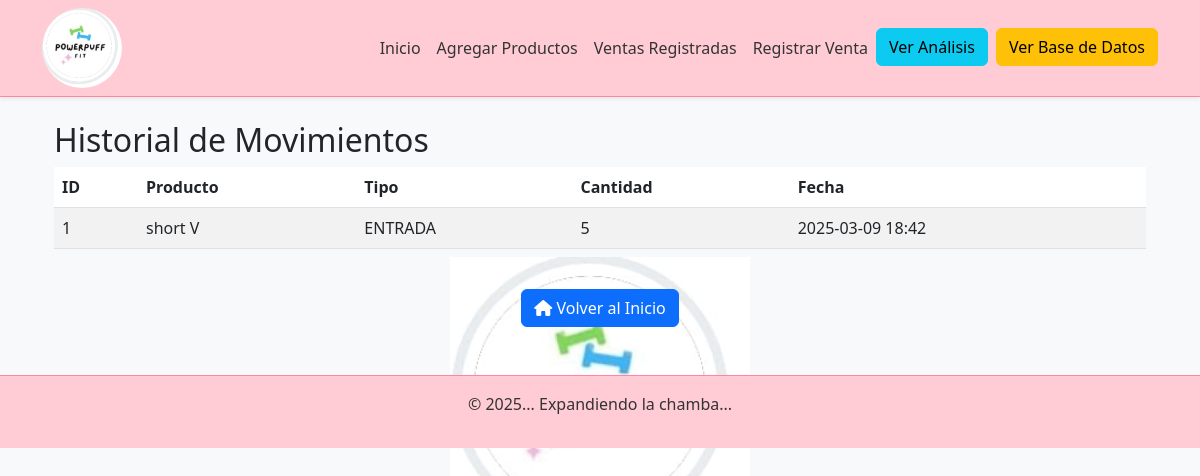
Page /movimientos on the committed database.
### app/models.py (models this page shows, shortened)
class MovimientoInventario(db.Model):
    __tablename__ = 'movimientos_inventario'
    id = db.Column(db.Integer, primary_key=True)
    producto_id = db.Column(db.Integer, db.ForeignKey('producto.id'), nullable=False)  # Clave foránea
    tipo = db.Column(db.Enum('ENTRADA', 'SALIDA', name='tipomovimiento'), nullable=False)
    cantidad = db.Column(db.Integer, nullable=False)
    fecha = db.Column(db.DateTime, default=datetime.utcnow)
    producto = db.relationship('Producto', back_populates='movimientos')  # Relación con Producto

class Producto(db.Model):
    __tablename__ = 'producto'
    id = db.Column(db.Integer, primary_key=True)
    nombre = db.Column(db.String(100), nullable=False)
    descripcion = db.Column(db.String(200))
    precio = db.Column(db.Float, nullable=False)
    cantidad = db.Column(db.Integer, nullable=False)
    categoria = db.Column(db.String(50), nullable=False)
    activo = db.Column(db.Boolean, default=True)
    fecha_registro = db.Column(db.DateTime, default=datetime.utcnow)
    movimientos = db.relationship('MovimientoInventario', back_populates='producto', cascade="all, delete-orphan")
    ventas = db.relationship('VentaProducto', back_populates='producto', cascade="all, delete-orphan")  # <-- Agregar esta línea

### app/routes.py (the view)
@routes.route('/movimientos')
def listar_movimientos():
    movimientos = MovimientoInventario.query.order_by(MovimientoInventario.fecha.desc()).all()
    return render_template('movimientos.html', movimientos=movimientos)

### app/templates/movimientos.html
{% extends "base.html" %}
{% block content %}
<div class="container mt-4">
    <h2>Historial de Movimientos</h2>
    <div class="table-responsive">
        <table class="table table-striped">
            <thead>
                <tr>
                    <th>ID</th>
                    <th>Producto</th>
                    <th>Tipo</th>
                    <th>Cantidad</th>
                    <th>Fecha</th>
                </tr>
            </thead>
            <tbody>
                {% for movimiento in movimientos %}
                    <tr>
                        <td>{{ movimiento.id }}</td>
                        <td>{{ movimiento.producto.nombre }}</td>
                        <td>{{ movimiento.tipo }}</td>
                        <td>{{ movimiento.cantidad }}</td>
                        <td>{{ movimiento.fecha.strftime('%Y-%m-%d %H:%M') }}</td>
                    </tr>
                {% endfor %}
            </tbody>
        </table>
    </div>
    <div class="text-center mt-4">
        <a href="{{ url_for('routes.index') }}" class="btn btn-primary">
            <i class="fas fa-home"></i> Volver al Inicio
        </a>
    </div>
</div>
{% endblock %}

### rows in the picture
MovimientoInventario: id "1", producto.nombre "short V", tipo "ENTRADA", cantidad "5", fecha "2025-03-09 18:42"
